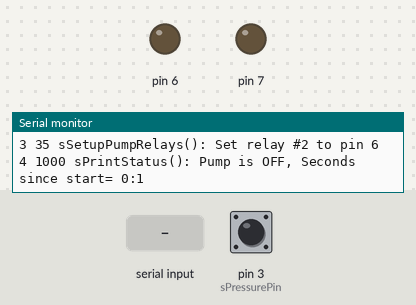
This sketch was run on a simulated Arduino Uno, built with avr-gcc and run on an emulated ATmega328P. Parts: output pins drawn as LEDs (lit = HIGH), the last lines printed to the serial monitor. Inputs (shaded band) come from the test bench; at power-on: pin 3 (sPressurePin) HIGH.

Above: at 1.2 s.
1.3 s: "r" received over Serial
At 2.6 s:
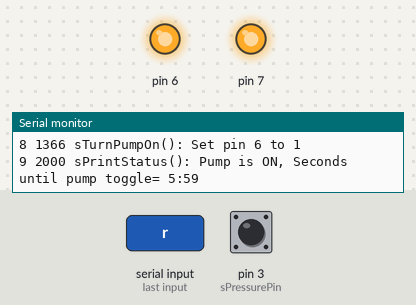
2.9 s: pin 3 (sPressurePin) pulled LOW for 0.15 s
At 3.7 s:
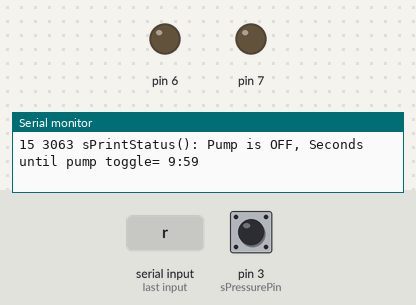
4.5 s: "R" received over Serial
At 5.3 s:
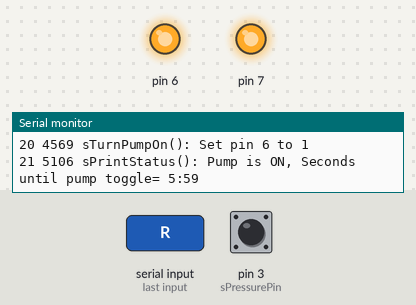
6.1 s: pin 3 (sPressurePin) pulled LOW for 1 s
At 7.3 s:
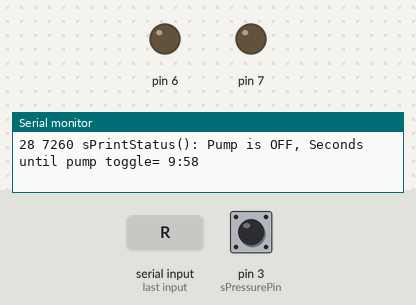
Timing chart, 0 to 9.1 s (numbered marks = the images above; inputs shaded):
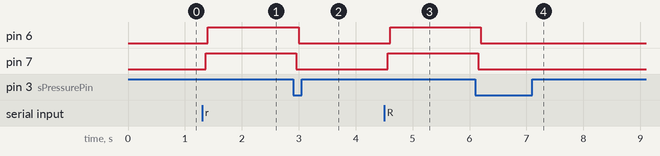

Measured:
- after the input at 1.3 s, pin 6: LOW → HIGH after 0.10 s; pin 7: LOW → HIGH after 0.06 s
- after the input at 2.9 s, pin 6: HIGH → LOW after 0.10 s; pin 7: HIGH → LOW after 0.06 s
- after the input at 4.5 s, pin 6: LOW → HIGH after 0.11 s; pin 7: LOW → HIGH after 0.07 s
- after the input at 6.1 s, pin 6: HIGH → LOW after 0.10 s; pin 7: HIGH → LOW after 0.06 s

The sketch:

Flojet.ino
```cpp
// Sketch to use relays 1 and 2 in parallel to power FloJet on and off
// 7/17B Remove SD code and simplify on Ace
// 7/16 Move development from Sammy XP to Ace W7 because Sammy was crashing Arduno IDE.
// 7/14/15 Remove check on motor voltage and add check on pressure switch.Ifdef SD card out.
#include <Arduino.h>
#include <Streaming.h>

#define LOG0 lLineCount++ << " " << millis()

static const int    asRelay[]       = {0, 7, 6, 5, 4};  //Relay can be 1 to 4,no zero relay
static const int    sPressurePin    = 3;
static const int    sFirstRelay     = 1;
static const int    sLastRelay      = 2;
static const int    sPumpOnSecs     = 360;
static const int    sPumpOffSecs    = 600;
static const long   lMsec           = 1000;
static const long   lPumpOnMillis   = sPumpOnSecs  * lMsec;
static const long   lPumpOffMillis  = sPumpOffSecs * lMsec;

static long       lLineCount      = 0;      //Serial Monitor uses for clarity.
static int        sLastToggleSecsLeft;
static long       lNextToggleMsec;          //Next time to toggle pump relay.
static long       lCurrentMsec;

boolean           bPumpIsOn;                //Indicates current state of relays.
boolean           bPumpLoopRunning;         //loop() checks this
boolean           bPumpJustToggled;         //For logging.

/*
When board powers up pump is tuned off and pump loop is not running.
Sketch uses Serial Monitor on a PC for output and input.
Three keys may be pushed: R(un), S(top), T(oggle)
Pressing R starts the pump, sets a time for toggling it off and starts the pump loop running.
Pressing S stops the pump and turns off the pump loop.
Pressing T toggles the pump on or off. If the pump loop is running it sets the toggle time
and keeps the loop running. It does not start the loop if it's not on.
*/

void setup()  {
  Serial.begin(9600);
  sWaitForSerialMonitor();
  Serial << LOG0 << " setup(): Begin" << endl;
  sSetupPressureSwitch();
  sSetupPumpRelays();
  sClearPumpLoop();
  return;
} //setup


int sWaitForSerialMonitor(){
  //The following (for Leonardo only) waits for SerialMonitor to start on PC.
  while (!Serial) {
    ; // wait for serial port to connect. Needed for Leonardo only
  }
  return 1;
}  //sWaitForSerialMonitor


void loop()  {
	if (bPumpIsOn && bPumpIsDry()) {
		sTogglePump();
	}
	if (bPumpLoopRunning && bTimeToTogglePump()) {
    sTogglePump();
  } //if(bPumpLoopRunning&&...

  sPrintStatus();
  sCheckKeyboard();
  return;
} //loop


int sClearPumpLoop(){
  lNextToggleMsec   = 0;
  bPumpIsOn         = false;
  bPumpLoopRunning  = false;
  bPumpJustToggled  = true;
  return 1;
}  //sClearPumpLoop


int sStartPumpLoop(){
	sClearPumpLoop();
	bPumpLoopRunning= true;
	sTurnPumpOn(true);
	return 1;
}  //sStartPumpLoop


int sStopPumpLoop(){
	bPumpLoopRunning= false;
	sTurnPumpOn(false);
	return 1;
}  //sStopPumpLoop


int sSetupPressureSwitch(){
  pinMode(sPressurePin, INPUT);
  //Connect internal pull-up reistor.
  digitalWrite(sPressurePin, HIGH);
  return 1;
}  //sSetupPressureSwitch


boolean bPumpIsDry(){
  boolean bReturn= false;
  long lNowMsec= millis();
  int sSwitch= digitalRead(sPressurePin);
  if (sSwitch == LOW) {
    Serial << LOG0 <<" bPumpIsDry(): Pressure is low"<< endl;
		bReturn= true;
  } //if(sSwitch==LOW)
  return bReturn;
}  //bPumpIsDry


int sCheckKeyboard(){
  if (Serial.available()) {
    char cChar= Serial.read();
    int sChar= cChar;
    if (sChar != 13) {
			Serial << LOG0 <<" sCheckKeyboard(): Character read= "<< cChar <<", "<< sChar << endl;
		}
		else {
			Serial << LOG0 <<" sCheckKeyboard(): Character read= CR" << endl;
		}
    switch (cChar) {
      case 'r':
      case 'R':
        sStartPumpLoop();
        break;
      case 's':
      case 'S':
        sStopPumpLoop();
        break;
      case 't':
      case 'T':
        sTogglePump();
        break;
      default:
        break;
    } //switch
  } //if(Serial.available()
  return 1;
}  //sCheckKeyboard


boolean bTimeToTogglePump(){
  static int  sLastToggleSecsLeft = 0;
  boolean     bTogglePump;
  //lCurrentMsec= millis();
  if (lCurrentMsec > lNextToggleMsec) {
    Serial << LOG0 << " bTimeToTogglePump(): lNextToggleMsec= "
           << lNextToggleMsec << endl;
    Serial << LOG0 <<" bTimeToTogglePump(): Setting bTogglePump to TRUE"<< endl;
    bTogglePump= true;
  } //if(millis()>lNextToggleMsec)
  else {
    bTogglePump= false;
  } //else
  return bTogglePump;
}  //bTimeToTogglePump


int sPrintStatus(){
  //Print once a second.
  static long lLastPrintedMsec= 0;
  lCurrentMsec= millis();
  if ( ((lCurrentMsec - lLastPrintedMsec)/1000) > 0) {
    lLastPrintedMsec= lCurrentMsec;
    if (bPumpIsOn) {
      Serial << LOG0 << " sPrintStatus(): Pump is ON, ";
    }
    else {
      Serial << LOG0 << " sPrintStatus(): Pump is OFF, ";
    }
    if (bPumpLoopRunning) {
      int lSecToToggle= (lNextToggleMsec-lCurrentMsec)/1000;
      Serial <<"Seconds until pump toggle= "<< (lSecToToggle / 60) <<":"<< (lSecToToggle % 60) << endl;
    } //if(bPumpLoopRunning)
    else {
      int lSecSinceStart= lCurrentMsec/1000;
      Serial <<"Seconds since start= "<< (lSecSinceStart / 60) <<":"<< (lSecSinceStart % 60) << endl;
    } //if(bPumpLoopRunning)else
  } //if(((lCurrentMsec...
  return 1;
}  //sPrintStatus


int sTogglePump(){
  if (bPumpIsOn) {
    sTurnPumpOn(false);
  }
  else {
    sTurnPumpOn(true);
  } //if(bPumpIsOn)else
  Serial << LOG0 << " sTogglePump(): Pump toggled, set next done to "
         << lNextToggleMsec << endl;
  bPumpJustToggled= true;
  return 1;
}  //sTogglePump


int sTurnPumpOn(boolean bOn){
  int sDigitalPin;
  int sValue;
  if (bOn) {
    bPumpIsOn= true;
    sValue= HIGH;
    //Serial << LOG0 <<" sTurnPumpOn(): DEBUG ONLY setting sValue= LOW" << endl;
    //sValue= LOW;
  	lNextToggleMsec= millis() + lPumpOnMillis;
    Serial << LOG0 <<" sTurnPumpOn(): Turning pump ON" << endl;
  }
  else {
    bPumpIsOn= false;
    sValue= LOW;
  	lNextToggleMsec= millis() + lPumpOffMillis;
    Serial << LOG0 <<" sTurnPumpOn(): Turning pump OFF" << endl;
  }
  for (int sRelay= sFirstRelay; sRelay <= sLastRelay; sRelay++) {
    sDigitalPin= asRelay[sRelay];
    Serial << LOG0 <<" sTurnPumpOn(): Set pin "
           << sDigitalPin << " to " << sValue << endl;
    digitalWrite(sDigitalPin, sValue);    // NO3 and COM3 Connected
  } //for
  //Give pressure time to come up.
  if (bPumpIsOn) {
		delay(500);
	}	//if(bPumpIsOn())
  return 1;
}  //sTurnPumpOn


int sSetupPumpRelays(){
  Serial << LOG0 <<" sSetupPumpRelays(): Begin"<< endl;
  for (int sRelay= sFirstRelay; sRelay <= sLastRelay; sRelay++) {
    int sRelayDigitalPin= asRelay[sRelay];
    Serial << LOG0 <<" sSetupPumpRelays(): Set relay #" << sRelay
           << " to pin " << sRelayDigitalPin << endl;
    pinMode(sRelayDigitalPin, OUTPUT);
  } //for
  return 1;
}  //sSetupPumpRelays
// Last line.
```
